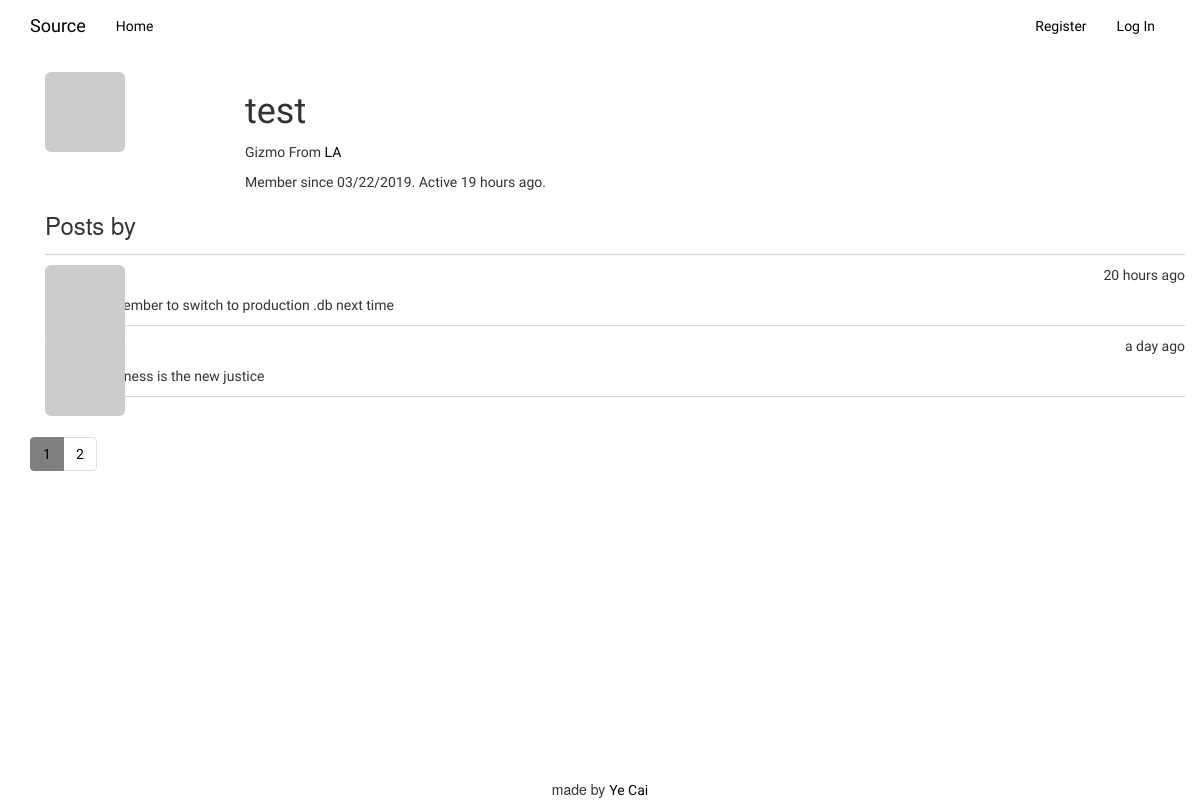
/usr/test, run on an earlier commit of the app's database.
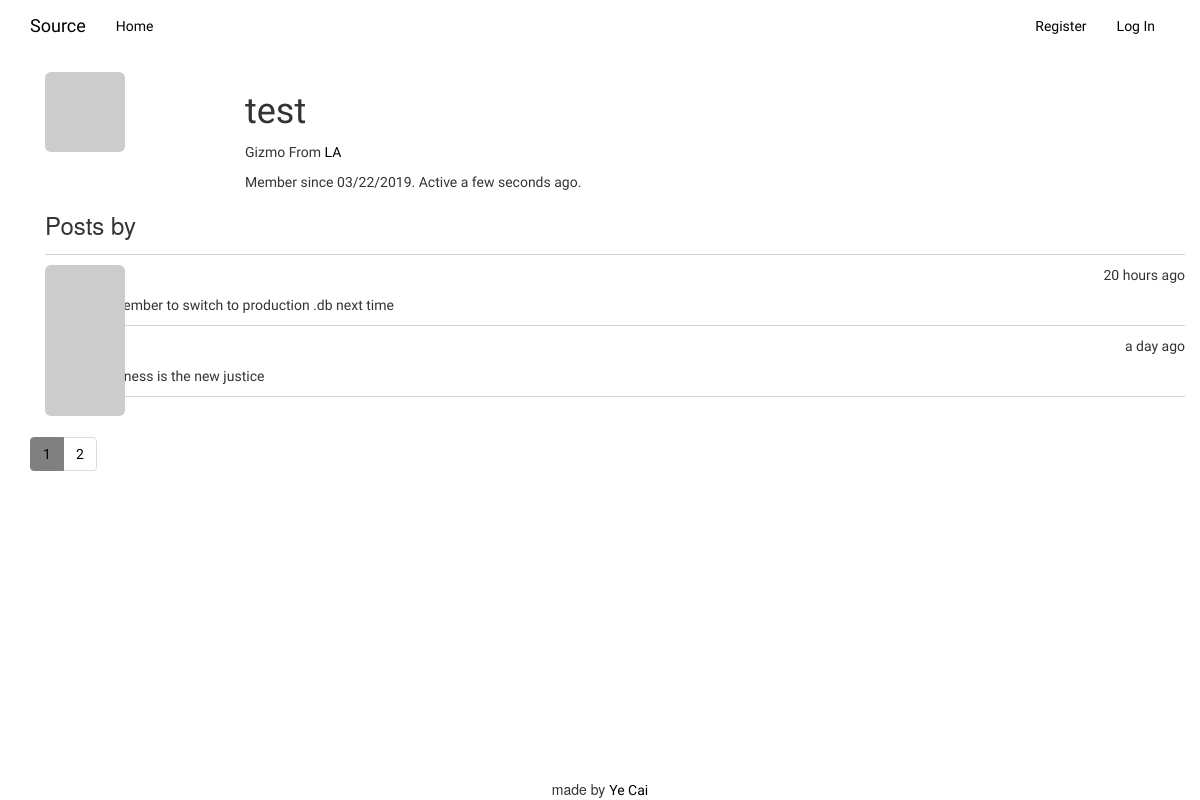
And on a later commit of the database.
### app/models.py (models this page shows, shortened)
class User(UserMixin, db.Model):
    __tablename__ = 'users'
    id = db.Column(db.Integer, primary_key=True)
    username = db.Column(db.String(64), unique=True, index=True)
    role_id = db.Column(db.Integer, db.ForeignKey('roles.id'))
    email = db.Column(db.String(64), unique=True, index=True)
    password_hash = db.Column(db.String(128))
    confirmed = db.Column(db.Boolean, default=False)
    about_me = db.Column(db.Text())
    full_name = db.Column(db.String(64))
    location = db.Column(db.String(64))
    member_since = db.Column(db.DateTime(), default=datetime.utcnow)
    last_seen = db.Column(db.DateTime(), default=datetime.utcnow)
    avatar_hash = db.Column(db.String(32))
    posts = db.relationship('Post', backref='author', lazy='dynamic')
    @property
    def password(self):
        raise AttributeError('Password is the top secret!')
    def gravatar_hash(self):
        return hashlib.md5(self.email.lower().encode('utf-8')).hexdigest()
    def gravatar(self, size=100, default='identicon', rating='g'):
        if request.is_secure:
            url = 'https://secure.gravatar.com/avatar'
        else:
            url = 'http://www.gravatar.com/avatar'
        hash = self.avatar_hash or self.gravatar_hash()
        return '{url}/{hash}?s={size}&d={default}&r={rating}'.format(
            url=url, hash=hash, size=size, default=default, rating=rating)

class Post(db.Model):
    __tablename__ = 'posts'
    id = db.Column(db.Integer, primary_key=True)
    body = db.Column(db.Text)
    timestamp = db.Column(db.DateTime, index=True, default=datetime.utcnow)
    author_id = db.Column(db.Integer, db.ForeignKey('users.id'))

### app/main/views.py (the view)
@main.route('/usr/<username>')
def user(username):
    user = User.query.filter_by(username=username).first_or_404()
    page = request.args.get('page', 1, type=int)
    pagination = Post.query.order_by(Post.timestamp.desc()).paginate(
        page, per_page=current_app.config['POSTS_PER_PAGE'], error_out=False)
    posts = pagination.items
    return render_template('user.html', user=user, posts=posts,
                           pagination=pagination)

### app/auth/views.py (called while the page is built)
@auth.before_app_request
def before_request():
    if current_user.is_authenticated:
        current_user.ping()
        if not current_user.confirmed\
            and request.endpoint\
            and request.blueprint != 'auth'\
            and request.endpoint != 'static':
                return redirect(url_for('auth.unconfirmed'))

### app/templates/user.html (shortened to what this page needs)
{% extends "base.html" %}
{% block page_content %}
    <div class="container">
        <img class="img-rounded profile-thumbnail" src="{{ user.gravatar(size=128) }}">
        <div class="profile-header">
            <h1>{{ user.username }}</h1>
            <p>
                {% if user.full_name %}{{ user.full_name }}{% endif %}
                {% if user.location %}
                    From <a href="http://maps.google.com/?q={{ user.location }}">
                        {{ user.location }}
                    </a>
                {% endif %}
            </p>
            <p>
                Member since {{ moment(user.member_since).format('L')}}.
                Active {{ moment(user.last_seen).fromNow() }}.
            </p>
        </div>
    <h3>Posts by {{ user.usrename }}</h3>
    {% include '_posts.html' %}
    </div>
{% endblock %}

### app/templates/base.html (shortened to what this page needs)
{% extends "bootstrap/base.html" %}
{% import "_macros.html" as macro %}
{% block head %}
    {{ super() }}
    <link rel="stylesheet" href="{{ url_for('static',filename='style.css') }}">
{% endblock %}
{% block navbar %}
<div class="navbar navbar-default" role="navigation">
  <div class="container">
    <div class="navbar-header">
      <a class="navbar-brand" href="https://github.com/liliancai/helloflask">Source</a>
    </div>
      <div class="navbar-collapse collapse">
        <ul class="nav navbar-nav">
          <li><a href="/">Home</a></li>
        </ul>
        <ul class="nav navbar-nav navbar-right">
            <li><a href="{{ url_for('auth.register') }}">Register</a></li>
            {% if current_user.is_authenticated %}
            <li><a href="{{ url_for('auth.logout') }}">Log Out</a></li>
            {% else %}
            <li><a href="{{ url_for('auth.login') }}">Log In</a></li>
            {% endif %}
        </ul>
    </div>
  </div>
</div>
{% endblock %}
{% block content %}
  <div class="container">
    {% block page_content %}{% endblock %}
    <div class="pagination">
        {{ macro.pagination_widget(pagination, '.index') }}
    </div>
     <footer>made by <a href="https://liliancai.github.io">Ye Cai</a></footer>
  </div>
 {% endblock %}

### app/templates/_macros.html
{% macro pagination_widget(pagination, endpoint) %}
<ul class="pagination">
    {% for p in pagination.iter_pages() %}
        {% if p %}
            {% if p == pagination.page %}
            <li class="active"><a href="{{ url_for(endpoint, page=p, **kwargs)}}">{{ p }}</a></li>
            {% else %}
            <li><a href="{{ url_for(endpoint, page=p, **kwargs)}}">{{ p }}</a></li>
            {% endif %}
        {% endif %}
    {% endfor%}
</ul>
{% endmacro %}

### app/templates/_posts.html (shortened to what this page needs)
<ul class="posts">
    {% for post in posts %}
    <li class="post">
        <div class="post-thumbnail">
            <a href="{{ url_for('.user', username=post.author.username) }}">
                <img src="{{ post.author.gravatar(size=40) }}" class="img-rounded profile-thumbnail">
            </a>
        </div>
        <div class="post-content">
            <div class="post-date">{{ moment(post.timestamp).fromNow() }}</div>
            <div class="post-author">
                <a href="{{ url_for('.user', username=post.author.username) }}">
                </a>
            </div>
            <div class="post-body">{{ post.body }}</div>
            </div>
    </li>
    {% endfor %}
</ul>

### app/static/style.css (style rules this page uses)
div>footer { position: fixed; left: 0; bottom: 0; width: 100%; text-align: center; }
.navbar-default { background-color: white; border-color: white; }
.pagination>.active>a, .pagination>.active>a:hover { background-color: grey; border: 1px solid grey; }
a { font-family:Electrolize; color: black !important; }
div>ul>li>div>a { font-family: Electrolize; }
.profile-thumbnail { position: absolute; padding: 0; }
.profile-header { margin-left: 200px; font-family: Electrolize; }
div.post-thumbnail { position: absolute; }
div.post-date { float: right; }
div.post-author { margin: 10px 50px; font-weight: bold; }
div.post-body { margin: 0px 50px 10px; }
ul.posts { list-style-type: none !important; margin: 16px 0px 0px 0px; border-top: 1px solid #d7d3d3; padding: 0; font-family: Electrolize; }
li.post { //margin: 20px 10px 10px 10px; border-bottom: 1px solid #d7d3d3; }

What changed in the data, as far as the page shows it:
changed User "test": last_seen "19 hours ago" → "a few seconds ago"
